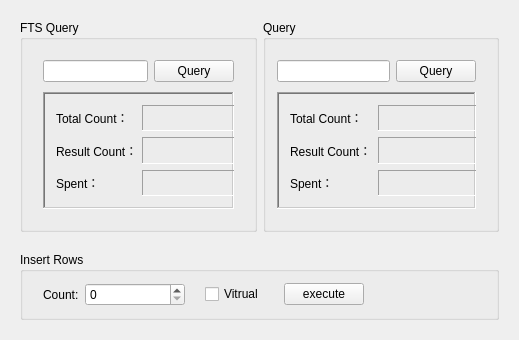
<?xml version="1.0" encoding="UTF-8"?>
<ui version="4.0">
 <class>MainWindow</class>
 <widget class="QMainWindow" name="MainWindow">
  <property name="geometry">
   <rect>
    <x>0</x>
    <y>0</y>
    <width>519</width>
    <height>340</height>
   </rect>
  </property>
  <property name="minimumSize">
   <size>
    <width>466</width>
    <height>263</height>
   </size>
  </property>
  <property name="windowTitle">
   <string>MainWindow</string>
  </property>
  <widget class="QWidget" name="centralWidget">
   <layout class="QVBoxLayout" name="verticalLayout_3">
    <property name="spacing">
     <number>20</number>
    </property>
    <property name="leftMargin">
     <number>20</number>
    </property>
    <property name="topMargin">
     <number>20</number>
    </property>
    <property name="rightMargin">
     <number>20</number>
    </property>
    <property name="bottomMargin">
     <number>20</number>
    </property>
    <item>
     <layout class="QHBoxLayout" name="horizontalLayout_6">
      <item>
       <widget class="QGroupBox" name="groupBox">
        <property name="sizePolicy">
         <sizepolicy hsizetype="Preferred" vsizetype="Expanding">
          <horstretch>0</horstretch>
          <verstretch>0</verstretch>
         </sizepolicy>
        </property>
        <property name="title">
         <string>FTS Query</string>
        </property>
        <layout class="QVBoxLayout" name="verticalLayout">
         <property name="spacing">
          <number>10</number>
         </property>
         <property name="leftMargin">
          <number>20</number>
         </property>
         <property name="topMargin">
          <number>20</number>
         </property>
         <property name="rightMargin">
          <number>20</number>
         </property>
         <property name="bottomMargin">
          <number>20</number>
         </property>
         <item>
          <layout class="QHBoxLayout" name="horizontalLayout">
           <item>
            <widget class="QLineEdit" name="ftsLineEdit"/>
           </item>
           <item>
            <widget class="QPushButton" name="ftsQueryButton">
             <property name="text">
              <string>Query</string>
             </property>
            </widget>
           </item>
          </layout>
         </item>
         <item>
          <widget class="QFrame" name="frame">
           <property name="frameShape">
            <enum>QFrame::WinPanel</enum>
           </property>
           <property name="frameShadow">
            <enum>QFrame::Sunken</enum>
           </property>
           <layout class="QHBoxLayout" name="horizontalLayout_2">
            <item>
             <layout class="QGridLayout" name="gridLayout">
              <item row="0" column="0">
               <widget class="QLabel" name="label">
                <property name="text">
                 <string>Total Count：</string>
                </property>
               </widget>
              </item>
              <item row="0" column="1">
               <widget class="QLabel" name="ftsTotalCountLabel">
                <property name="sizePolicy">
                 <sizepolicy hsizetype="Expanding" vsizetype="Preferred">
                  <horstretch>0</horstretch>
                  <verstretch>0</verstretch>
                 </sizepolicy>
                </property>
                <property name="minimumSize">
                 <size>
                  <width>100</width>
                  <height>25</height>
                 </size>
                </property>
                <property name="maximumSize">
                 <size>
                  <width>16777215</width>
                  <height>16777215</height>
                 </size>
                </property>
                <property name="frameShape">
                 <enum>QFrame::Panel</enum>
                </property>
                <property name="frameShadow">
                 <enum>QFrame::Sunken</enum>
                </property>
                <property name="text">
                 <string/>
                </property>
               </widget>
              </item>
              <item row="1" column="0">
               <widget class="QLabel" name="label_4">
                <property name="text">
                 <string>Result Count：</string>
                </property>
               </widget>
              </item>
              <item row="1" column="1">
               <widget class="QLabel" name="ftsResultCountLabel">
                <property name="minimumSize">
                 <size>
                  <width>100</width>
                  <height>20</height>
                 </size>
                </property>
                <property name="frameShape">
                 <enum>QFrame::Panel</enum>
                </property>
                <property name="frameShadow">
                 <enum>QFrame::Sunken</enum>
                </property>
                <property name="text">
                 <string/>
                </property>
               </widget>
              </item>
              <item row="2" column="0">
               <widget class="QLabel" name="label_6">
                <property name="text">
                 <string>Spent：</string>
                </property>
               </widget>
              </item>
              <item row="2" column="1">
               <widget class="QLabel" name="ftsSpentLabel">
                <property name="minimumSize">
                 <size>
                  <width>100</width>
                  <height>20</height>
                 </size>
                </property>
                <property name="frameShape">
                 <enum>QFrame::Panel</enum>
                </property>
                <property name="frameShadow">
                 <enum>QFrame::Sunken</enum>
                </property>
                <property name="text">
                 <string/>
                </property>
               </widget>
              </item>
             </layout>
            </item>
           </layout>
          </widget>
         </item>
        </layout>
       </widget>
      </item>
      <item>
       <widget class="QGroupBox" name="groupBox_2">
        <property name="title">
         <string>Query</string>
        </property>
        <layout class="QVBoxLayout" name="verticalLayout_2">
         <property name="spacing">
          <number>10</number>
         </property>
         <property name="topMargin">
          <number>20</number>
         </property>
         <property name="rightMargin">
          <number>20</number>
         </property>
         <property name="bottomMargin">
          <number>20</number>
         </property>
         <item>
          <layout class="QHBoxLayout" name="horizontalLayout_3">
           <item>
            <widget class="QLineEdit" name="lineEdit"/>
           </item>
           <item>
            <widget class="QPushButton" name="queryButton">
             <property name="text">
              <string>Query</string>
             </property>
            </widget>
           </item>
          </layout>
         </item>
         <item>
          <widget class="QFrame" name="frame_2">
           <property name="frameShape">
            <enum>QFrame::WinPanel</enum>
           </property>
           <property name="frameShadow">
            <enum>QFrame::Sunken</enum>
           </property>
           <layout class="QHBoxLayout" name="horizontalLayout_4">
            <item>
             <layout class="QGridLayout" name="gridLayout_2">
              <item row="0" column="0">
               <widget class="QLabel" name="label_2">
                <property name="text">
                 <string>Total Count：</string>
                </property>
               </widget>
              </item>
              <item row="0" column="1">
               <widget class="QLabel" name="totalCountLabel">
                <property name="sizePolicy">
                 <sizepolicy hsizetype="Expanding" vsizetype="Preferred">
                  <horstretch>0</horstretch>
                  <verstretch>0</verstretch>
                 </sizepolicy>
                </property>
                <property name="minimumSize">
                 <size>
                  <width>100</width>
                  <height>20</height>
                 </size>
                </property>
                <property name="frameShape">
                 <enum>QFrame::Panel</enum>
                </property>
                <property name="frameShadow">
                 <enum>QFrame::Sunken</enum>
                </property>
                <property name="text">
                 <string/>
                </property>
               </widget>
              </item>
              <item row="1" column="0">
               <widget class="QLabel" name="label_5">
                <property name="text">
                 <string>Result Count：</string>
                </property>
               </widget>
              </item>
              <item row="1" column="1">
               <widget class="QLabel" name="resultCountLabel">
                <property name="minimumSize">
                 <size>
                  <width>100</width>
                  <height>20</height>
                 </size>
                </property>
                <property name="frameShape">
                 <enum>QFrame::Panel</enum>
                </property>
                <property name="frameShadow">
                 <enum>QFrame::Sunken</enum>
                </property>
                <property name="text">
                 <string/>
                </property>
               </widget>
              </item>
              <item row="2" column="0">
               <widget class="QLabel" name="label_7">
                <property name="text">
                 <string>Spent：</string>
                </property>
               </widget>
              </item>
              <item row="2" column="1">
               <widget class="QLabel" name="spentLabel">
                <property name="minimumSize">
                 <size>
                  <width>100</width>
                  <height>20</height>
                 </size>
                </property>
                <property name="frameShape">
                 <enum>QFrame::Panel</enum>
                </property>
                <property name="frameShadow">
                 <enum>QFrame::Sunken</enum>
                </property>
                <property name="text">
                 <string/>
                </property>
               </widget>
              </item>
             </layout>
            </item>
           </layout>
          </widget>
         </item>
        </layout>
       </widget>
      </item>
     </layout>
    </item>
    <item>
     <widget class="QGroupBox" name="groupBox_3">
      <property name="title">
       <string>Insert Rows</string>
      </property>
      <layout class="QHBoxLayout" name="horizontalLayout_7">
       <property name="spacing">
        <number>20</number>
       </property>
       <property name="leftMargin">
        <number>20</number>
       </property>
       <property name="rightMargin">
        <number>20</number>
       </property>
       <item>
        <layout class="QHBoxLayout" name="horizontalLayout_5">
         <item>
          <widget class="QLabel" name="label_3">
           <property name="text">
            <string>Count:</string>
           </property>
          </widget>
         </item>
         <item>
          <widget class="QSpinBox" name="countSpinBox">
           <property name="sizePolicy">
            <sizepolicy hsizetype="Expanding" vsizetype="Fixed">
             <horstretch>0</horstretch>
             <verstretch>0</verstretch>
            </sizepolicy>
           </property>
           <property name="minimumSize">
            <size>
             <width>100</width>
             <height>0</height>
            </size>
           </property>
           <property name="maximum">
            <number>999999999</number>
           </property>
          </widget>
         </item>
        </layout>
       </item>
       <item>
        <widget class="QCheckBox" name="checkBox">
         <property name="text">
          <string>Vitrual</string>
         </property>
        </widget>
       </item>
       <item>
        <widget class="QPushButton" name="execButton">
         <property name="text">
          <string>execute</string>
         </property>
        </widget>
       </item>
       <item>
        <spacer name="horizontalSpacer">
         <property name="orientation">
          <enum>Qt::Horizontal</enum>
         </property>
         <property name="sizeHint" stdset="0">
          <size>
           <width>40</width>
           <height>20</height>
          </size>
         </property>
        </spacer>
       </item>
      </layout>
     </widget>
    </item>
   </layout>
  </widget>
 </widget>
 <layoutdefault spacing="6" margin="11"/>
 <resources/>
 <connections/>
</ui>
